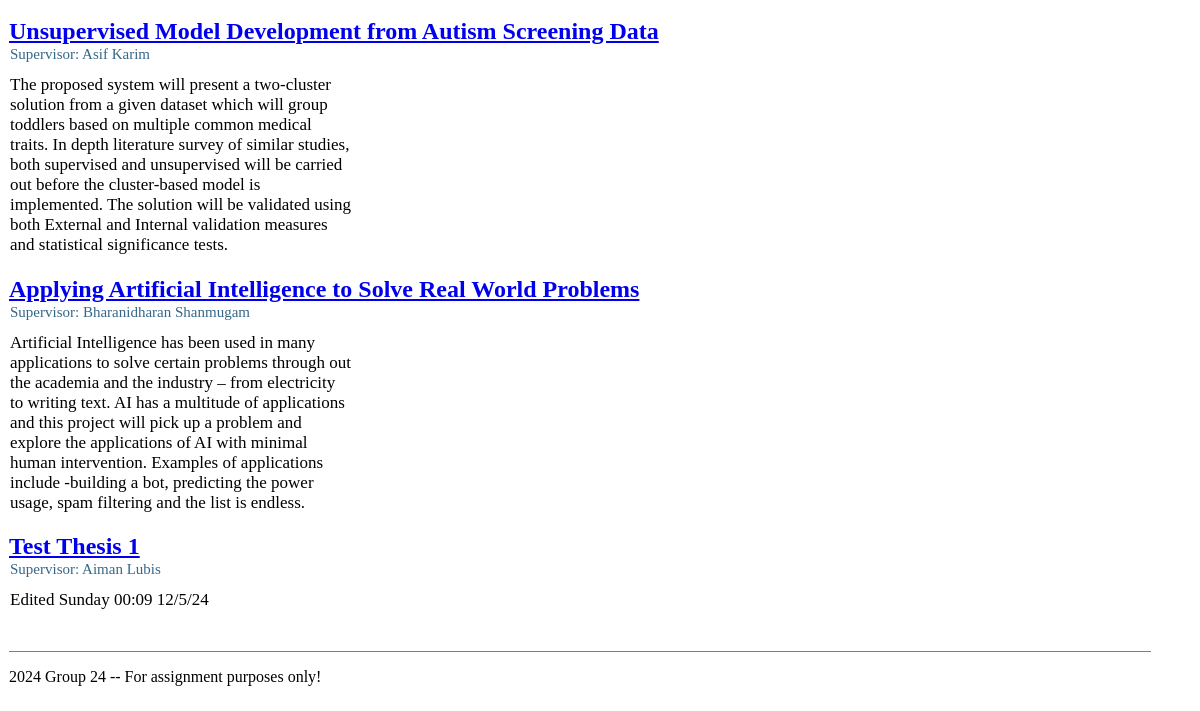
Before: /page2/ (lower part) with the older database file.
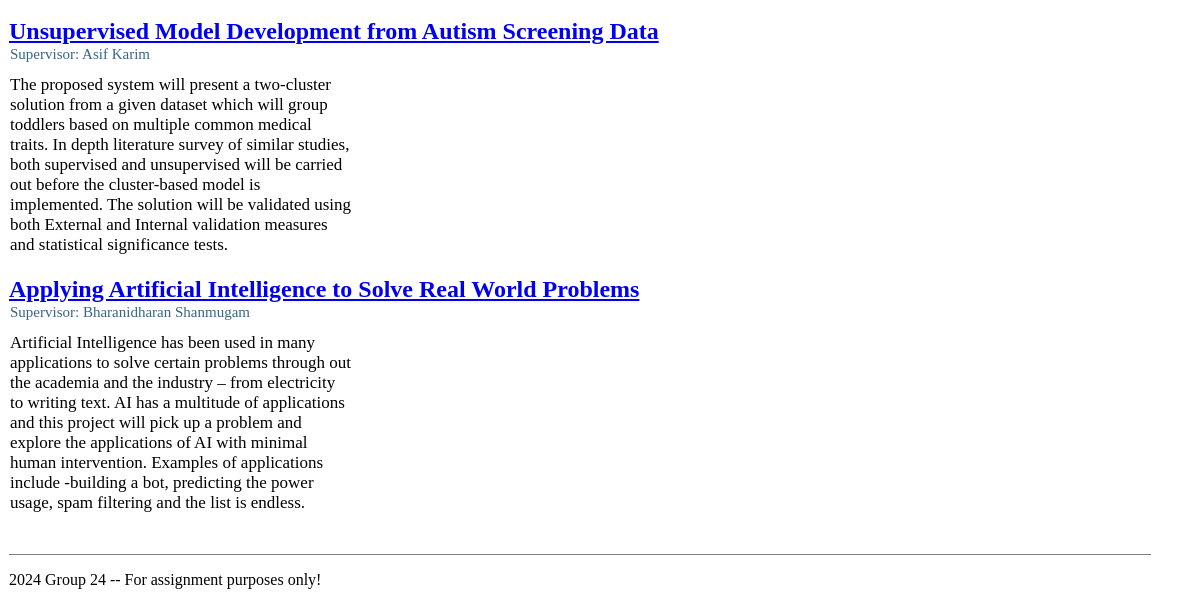
After: the same page with the newer database file.
### assignment2_app/models.py (models this page shows, shortened)
class TestThesis(models.Model):   # Step 1
  title = models.CharField(max_length=100)
  desc = models.CharField(max_length=1500)
  sup_name = models.CharField(max_length=30)

### assignment2_app/views.py (the view)
# urls.py: re_path(r'page2/?$', views.page2, name='page2'),
def page2(request):
   theses = TestThesis.objects.all()
   page_data = {
      "theses": theses
   }
   return render(request, 'assignment2_app/page2.html', page_data)

### assignment2_app/templates/assignment2_app/page2.html (shortened to what this page needs)
{% extends "assignment2_app/base.html" %}
{% block page_heading %}
{% load static %}
<link rel = "stylesheet" type = "text/css" href = "{% static 'css/styles.css' %}">
{% endblock %}
{% block main_body %}
{% for thesis in theses %}
  <h2><a href="page3/{{ thesis.id }} ">{{ thesis.title }}</a></h2>
  <div class= "supervisor_name"> Supervisor: {{ thesis.sup_name }} </div>
  <div class= "desc"> {{ thesis.desc }} </div>
{% endfor %}
{% endblock %}

Changed rows visible on the page:
removed TestThesis: title "Test Thesis 1", sup_name "Aiman Lubis", desc "Edited Sunday 00:09 12/5/24"
